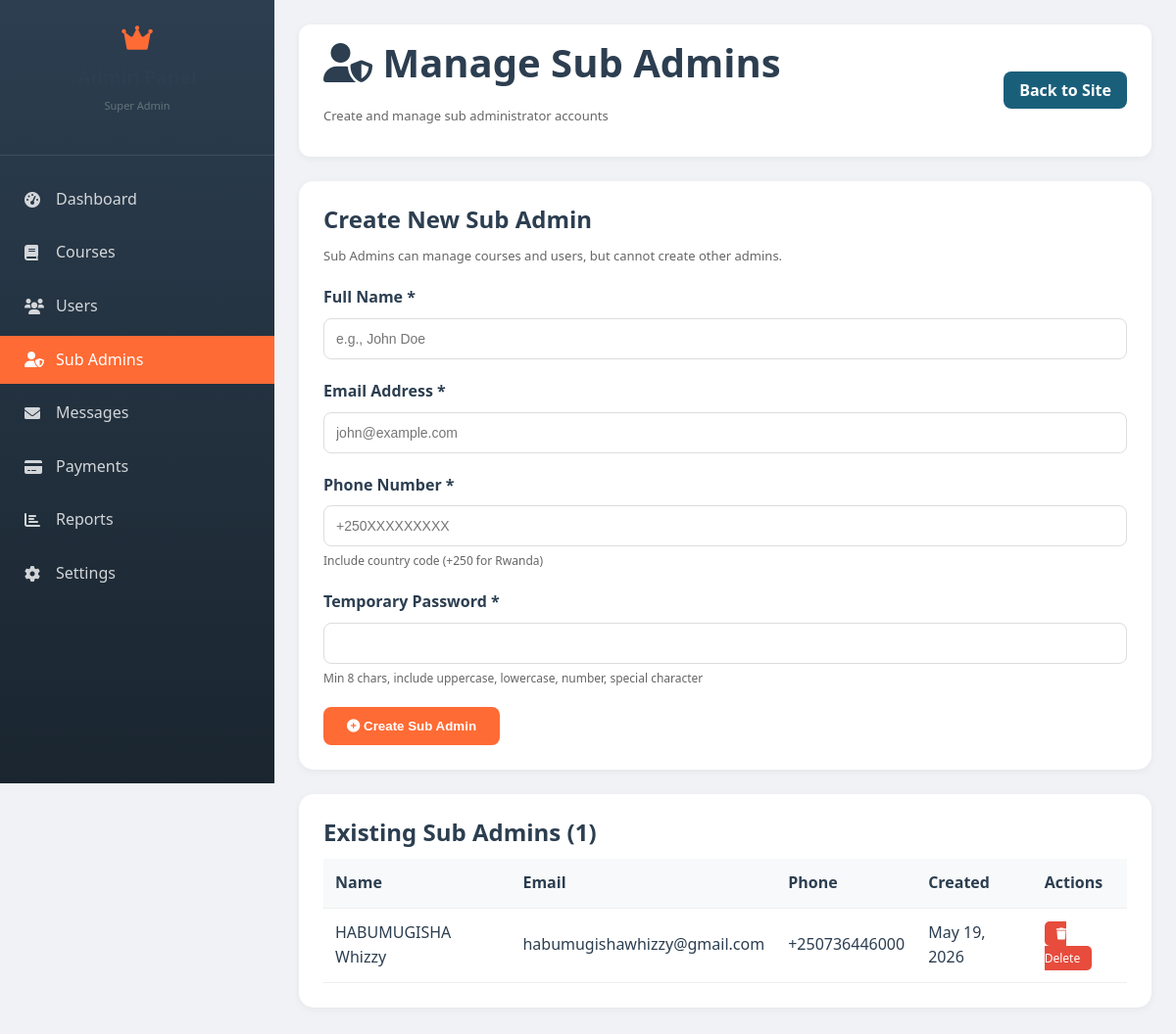
The app's page /sub-admins.php (signed in) with its own data.
### tables this page shows
CREATE TABLE `users` (
  `id` int(11) NOT NULL,
  `full_name` varchar(100) NOT NULL,
  `email` varchar(255) NOT NULL,
  `phone` varchar(20) NOT NULL,
  `password_hash` varchar(255) NOT NULL,
  `profile_picture` varchar(500) DEFAULT 'default-avatar.png',
  `professional_title` varchar(100) DEFAULT NULL,
  `years_experience` int(11) DEFAULT 0,
  `country` varchar(100) DEFAULT 'Rwanda',
  `bio` text DEFAULT NULL,
  `role` enum('super_admin','sub_admin','user') DEFAULT 'user',
  `lifetime_free` tinyint(1) DEFAULT 0,
  `is_verified` tinyint(1) DEFAULT 0,
  `created_at` timestamp NOT NULL DEFAULT current_timestamp(),
  `last_login` timestamp NULL DEFAULT NULL
);

### functions.php (called while the page is built, shortened)
<?php
if (!function_exists('getCurrentUserId')) {
    function getCurrentUserId() {
        return $_SESSION['user_id'] ?? null;
    }
}
if (!function_exists('formatDate')) {
    function formatDate($timestamp, $format = 'M d, Y') {
        return date($format, strtotime($timestamp));
    }
}
?>

### sub-admins.php (the view, shortened to what this page needs)
<?php
require_once __DIR__ . '/../config/functions.php';
$db = Database::getConnection();
$stmt = $db->prepare("
    SELECT id, full_name, email, phone, role, is_verified, created_at
    FROM users
    WHERE role = 'sub_admin'
    ORDER BY created_at DESC
");
$stmt->execute();
$sub_admins = $stmt->fetchAll();
?>
<!DOCTYPE html>
<html lang="en">
<head>
    <link rel="stylesheet" href="<?php echo SITE_URL; ?>assets/css/style.css">
    <link rel="stylesheet" href="https://cdnjs.cloudflare.com/ajax/libs/font-awesome/6.0.0/css/all.min.css">
</head>
<body>
    <div class="admin-wrapper">
        <div class="admin-sidebar">
            <div class="sidebar-header">
                <i class="fas fa-crown" style="font-size: 28px; color: var(--orange);"></i>
                <h3>Admin Panel</h3>
                <p style="font-size: 11px; opacity: 0.7;">Super Admin</p>
            </div>
            <div class="sidebar-nav">
                <div class="nav-item">
                    <a href="<?php echo SITE_URL; ?>admin/" class="nav-link">
                        <i class="fas fa-tachometer-alt"></i>
                        <span>Dashboard</span>
                    </a>
                </div>
                <div class="nav-item">
                    <a href="<?php echo SITE_URL; ?>admin/courses.php" class="nav-link">
                        <i class="fas fa-book"></i>
                        <span>Courses</span>
                    </a>
                </div>
                <div class="nav-item">
                    <a href="<?php echo SITE_URL; ?>admin/users.php" class="nav-link">
                        <i class="fas fa-users"></i>
                        <span>Users</span>
                    </a>
                </div>
                <div class="nav-item">
                    <a href="<?php echo SITE_URL; ?>admin/sub-admins.php" class="nav-link active">
                        <i class="fas fa-user-shield"></i>
                        <span>Sub Admins</span>
                    </a>
                </div>
                <div class="nav-item">
                    <a href="<?php echo SITE_URL; ?>admin/messages.php" class="nav-link">
                        <i class="fas fa-envelope"></i>
                        <span>Messages</span>
                    </a>
                </div>
                <div class="nav-item">
                    <a href="<?php echo SITE_URL; ?>admin/payments.php" class="nav-link">
                        <i class="fas fa-credit-card"></i>
                        <span>Payments</span>
                    </a>
                </div>
                <div class="nav-item">
                    <a href="<?php echo SITE_URL; ?>admin/reports.php" class="nav-link">
                        <i class="fas fa-chart-bar"></i>
                        <span>Reports</span>
                    </a>
                </div>
                <div class="nav-item">
                    <a href="<?php echo SITE_URL; ?>admin/settings.php" class="nav-link">
                        <i class="fas fa-cog"></i>
                        <span>Settings</span>
                    </a>
                </div>
            </div>
        </div>
        <div class="admin-main">
            <div class="top-bar">
                <div class="page-title">
                    <h1><i class="fas fa-user-shield"></i> Manage Sub Admins</h1>
                    <p style="color: #666; font-size: 13px; margin-top: 5px;">Create and manage sub administrator accounts</p>
                </div>
                <div>
                    <a href="<?php echo SITE_URL; ?>dashboard/" class="btn-create" style="background: var(--blue); padding: 8px 16px; text-decoration: none;">Back to Site</a>
                </div>
            </div>
            <div class="section">
                <h3>Create New Sub Admin</h3>
                <p style="color: #666; font-size: 13px; margin-bottom: 20px;">Sub Admins can manage courses and users, but cannot create other admins.</p>
                <form method="POST">
                    <div class="form-group">
                        <label>Full Name *</label>
                        <input type="text" name="full_name" required placeholder="e.g., John Doe">
                    </div>
                    <div class="form-group">
                        <label>Email Address *</label>
                        <input type="email" name="email" required placeholder="john@example.com">
                    </div>
                    <div class="form-group">
                        <label>Phone Number *</label>
                        <input type="tel" name="phone" required placeholder="+250XXXXXXXXX">
                        <div class="info-text">Include country code (+250 for Rwanda)</div>
                    </div>
                    <div class="form-group">
                        <label>Temporary Password *</label>
                        <input type="password" name="password" required>
                        <div class="info-text">Min 8 chars, include uppercase, lowercase, number, special character</div>
                    </div>
                    <button type="submit" name="create_sub_admin" class="btn-create">
                        <i class="fas fa-plus-circle"></i> Create Sub Admin
                    </button>
                </form>
            </div>
            <div class="section">
                <h3>Existing Sub Admins (<?php echo count($sub_admins); ?>)</h3>
                <?php if (count($sub_admins) > 0): ?>
                    <table class="table">
                        <thead>
                            <tr><th>Name</th><th>Email</th><th>Phone</th><th>Created</th><th>Actions</th></tr>
                        </thead>
                        <tbody>
                            <?php foreach ($sub_admins as $sub): ?>
                                <tr>
                                    <td><?php echo htmlspecialchars($sub['full_name']); ?></td>
                                    <td><?php echo htmlspecialchars($sub['email']); ?></a></td>
                                    <td><?php echo htmlspecialchars($sub['phone']); ?></a></td>
                                    <td><?php echo formatDate($sub['created_at']); ?></a></td>
                                    <td>
                                        <?php if ($sub['id'] != getCurrentUserId()): ?>
                                            <a href="?delete=<?php echo $sub['id']; ?>" class="btn-delete" onclick="return confirm('Delete this Sub Admin?')">
                                                <i class="fas fa-trash"></i> Delete
                                            </a>
                                        <?php else: ?>
                                            <span style="color: #999;">(You)</span>
                                        <?php endif; ?>
                                </tr>
                            <?php endforeach; ?>
                        </tbody>
                    </table>
                <?php else: ?>
                    <p style="text-align: center; padding: 40px; color: #666;">No Sub Admins created yet.</p>
                <?php endif; ?>
            </div>
        </div>
    </div>
</body>
</html>

### style.css (style rules this page uses)
:root { --orange: #FF6B35; --orange-dark: #e55a2b; --blue: #1A5F7A; --blue-dark: #134b62; --dark: #2C3E50; --dark-light: #34495e; --light: #ECF0F1; --white: #FFFFFF; --gray: #7F8C8D; --gray-light: #bdc3c7; --green: #27AE60; --green-dark: #219a52; --red: #E74C3C; --red-dark: #c0392b; --yellow: #F39C12; --purple: #9B59B6; --shadow-sm: 0 2px 8px rgba(0,0,0,0.05); --shadow-md: 0 5px 20px rgba(0,0,0,0.08); --shadow-lg: 0 10px 40px rgba(0,0,0,0.12); --shadow-xl: 0 20px 60px rgba(0,0,0,0.15); --transition-fast: all 0.2s ease; --transition: all 0.3s ease; --transition-slow: all 0.5s ease; --border-radius-sm: 8px; --border-radius-md: 12px; --border-radius-lg: 16px; --border-radius-xl: 24px; }
* { margin: 0; padding: 0; box-sizing: border-box; }
*::before, *::after { box-sizing: border-box; }
html { scroll-behavior: smooth; -webkit-font-smoothing: antialiased; -moz-osx-font-smoothing: grayscale; }
body { font-family: 'Inter', -apple-system, BlinkMacSystemFont, 'Segoe UI', Roboto, 'Helvetica Neue', sans-serif; line-height: 1.6; color: var(--dark); background-color: #f5f6fa; overflow-x: hidden; }
h1, h2, h3, h4, h5, h6 { font-weight: 700; line-height: 1.2; margin-bottom: 0.5em; color: var(--dark); }
h1 { font-size: 2.5rem; }
h3 { font-size: 1.5rem; }
p { margin-bottom: 1rem; color: var(--gray); }
a { color: var(--orange); text-decoration: none; transition: var(--transition); }
.section { padding: 80px 0; }
.nav-link { text-decoration: none; color: var(--dark); font-weight: 500; transition: var(--transition); position: relative; padding: 5px 0; }
.nav-link:after { content: ''; position: absolute; bottom: 0; left: 0; width: 0; height: 2px; background: var(--orange); transition: var(--transition); }
.nav-link:hover:after, .nav-link.active:after { width: 100%; }
.nav-link:hover, .nav-link.active { color: var(--orange); }
.form-group { margin-bottom: 20px; }
.form-group label { display: block; margin-bottom: 8px; font-weight: 600; color: var(--dark); }

### sub-admins.php (style rules this page uses)
* { margin: 0; padding: 0; box-sizing: border-box; }
body { font-family: 'Segoe UI', Tahoma, Geneva, Verdana, sans-serif; background: #f0f2f5; }
:root { --orange: #FF6B35; --blue: #1A5F7A; --dark: #2C3E50; --shadow: 0 2px 8px rgba(0,0,0,0.05); }
.admin-wrapper { display: flex; min-height: 100vh; }
.admin-sidebar { width: 280px; background: linear-gradient(180deg, var(--dark) 0%, #1a252f 100%); color: white; position: fixed; height: 100vh; overflow-y: auto; }
.sidebar-header { padding: 25px; text-align: center; border-bottom: 1px solid rgba(255,255,255,0.1); }
.sidebar-header h3 { font-size: 1.2rem; margin-top: 10px; }
.sidebar-nav { padding: 20px 0; }
.nav-item { margin-bottom: 5px; }
.nav-link { display: flex; align-items: center; gap: 12px; padding: 12px 25px; color: rgba(255,255,255,0.8); text-decoration: none; transition: all 0.3s ease; }
.nav-link.active { background: var(--orange); color: white; }
.nav-link i { width: 20px; }
.admin-main { flex: 1; margin-left: 280px; padding: 25px; }
.top-bar { background: white; border-radius: 12px; padding: 15px 25px; margin-bottom: 25px; display: flex; justify-content: space-between; align-items: center; box-shadow: var(--shadow); }
.section { background: white; border-radius: 15px; padding: 25px; margin-bottom: 25px; box-shadow: var(--shadow); }
.form-group { margin-bottom: 20px; }
.form-group label { display: block; margin-bottom: 8px; font-weight: 600; }
.form-group input { width: 100%; padding: 12px; border: 1px solid #ddd; border-radius: 8px; font-size: 14px; }
.btn-create { background: var(--orange); color: white; padding: 12px 24px; border: none; border-radius: 8px; cursor: pointer; font-weight: 600; }
.table { width: 100%; border-collapse: collapse; }
.table th, .table td { padding: 12px; text-align: left; border-bottom: 1px solid #eee; }
.table th { background: #f8f9fa; font-weight: 600; }
.btn-delete { background: #e74c3c; color: white; padding: 4px 12px; border-radius: 5px; text-decoration: none; font-size: 12px; }
.info-text { font-size: 12px; color: #666; margin-top: 5px; }

### records on screen
users: full_name "HABUMUGISHA Whizzy", email "habumugishawhizzy@gmail.com", phone "+250736446000", created_at "May 19, 2026"

### other values on screen
count($sub_admins) "1"
